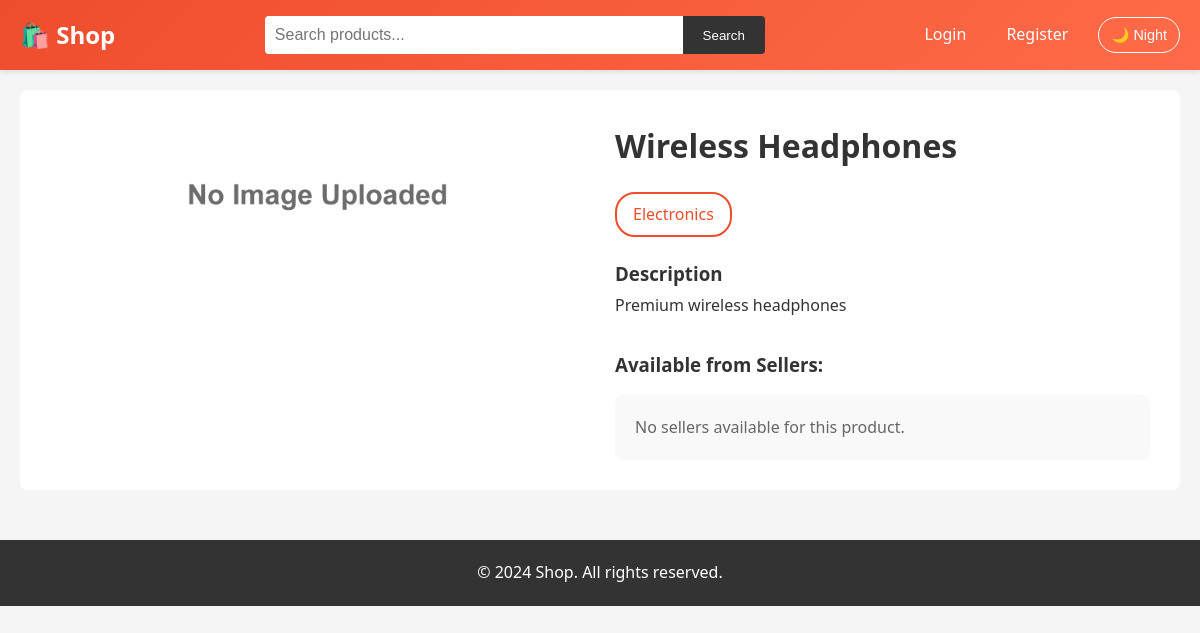
/product.php?id=2, run on the app's committed database.
### tables this page shows
CREATE TABLE IF NOT EXISTS products (
    id INT AUTO_INCREMENT PRIMARY KEY,
    name VARCHAR(200) NOT NULL,
    description TEXT,
    price DECIMAL(10, 2) NOT NULL,
    stock INT DEFAULT 0,
    image VARCHAR(255),
    created_at TIMESTAMP DEFAULT CURRENT_TIMESTAMP
);

CREATE TABLE IF NOT EXISTS categories (
    id INT AUTO_INCREMENT PRIMARY KEY,
    name VARCHAR(100) NOT NULL,
    description TEXT,
    created_at TIMESTAMP DEFAULT CURRENT_TIMESTAMP
);

### includes/functions.php (called while the page is built, shortened)
<?php
function getProductSellers($product_id) {
    $conn = getDB();
    $stmt = $conn->prepare("SELECT ps.*, u.username, u.full_name
                            FROM product_sellers ps
                            INNER JOIN users u ON ps.seller_id = u.id
                            WHERE ps.product_id = ?
                            ORDER BY ps.seller_price ASC");
    $stmt->bind_param("i", $product_id);
    $stmt->execute();
    return $stmt->get_result();
}
?>

### product.php (the view, shortened to what this page needs)
<?php
require_once 'includes/functions.php';
$product_id = (int)$_GET['id'];
$conn = getDB();
$stmt = $conn->prepare("SELECT * FROM products WHERE id = ?");
$stmt->bind_param("i", $product_id);
$stmt->execute();
$product = $stmt->get_result()->fetch_assoc();
$product_sellers = getProductSellers($product_id);
$stmt = $conn->prepare("SELECT c.name FROM categories c
                        INNER JOIN product_categories pc ON c.id = pc.category_id
                        WHERE pc.product_id = ?");
$stmt->bind_param("i", $product_id);
$stmt->execute();
$product_categories = $stmt->get_result();
include 'includes/header.php';
?>
<div class="product-detail">
    <div>
        <img src="<?php echo $product['image'] ? htmlspecialchars($product['image']) : 'images/not_found.jpg'; ?>"
             alt="<?php echo htmlspecialchars($product['name']); ?>"
             class="product-detail-image"
             onerror="this.src='images/not_found.jpg'">
    </div>
    <div class="product-detail-info">
        <h1><?php echo htmlspecialchars($product['name']); ?></h1>
        <div class="categories" style="margin: 15px 0;">
            <?php while ($cat = $product_categories->fetch_assoc()): ?>
                <span class="category-btn"><?php echo htmlspecialchars($cat['name']); ?></span>
            <?php endwhile; ?>
        </div>
        <div class="product-description">
            <h3>Description</h3>
            <p><?php echo nl2br(htmlspecialchars($product['description'])); ?></p>
        </div>
        <h3 style="margin-top: 30px; margin-bottom: 15px;">Available from Sellers:</h3>
        <?php if ($product_sellers->num_rows > 0): ?>
            <div style="display: grid; gap: 15px;">
                <?php while ($seller_info = $product_sellers->fetch_assoc()): ?>
                    <div style="background: #f9f9f9; padding: 15px; border-radius: 8px; border: 1px solid #ddd;">
                        <div style="display: flex; justify-content: space-between; align-items: center; flex-wrap: wrap; gap: 10px;">
                            <div>
                                <strong><?php echo htmlspecialchars($seller_info['full_name']); ?></strong>
                                <p style="margin: 5px 0; color: #666;">@<?php echo htmlspecialchars($seller_info['username']); ?></p>
                            </div>
                            <div style="text-align: right;">
                                <div style="font-size: 1.3rem; font-weight: bold; color: #ee4d2d;">
                                    <?php echo formatPrice($seller_info['seller_price'] ?? $product['price']); ?>
                                </div>
                                <div style="color: #666; font-size: 0.9rem;">
                                    Stock: <?php echo $seller_info['seller_stock'] ?? $seller_info['stock'] ?? 0; ?>
                                </div>
                            </div>
                        </div>
                        <?php if (isLoggedIn() && ($seller_info['seller_stock'] ?? 0) > 0): ?>
                            <form action="api/add_to_cart.php" method="POST" style="margin-top: 10px;">
                                <input type="hidden" name="product_id" value="<?php echo $product['id']; ?>">
                                <input type="hidden" name="seller_id" value="<?php echo $seller_info['seller_id']; ?>">
                                <div style="display: flex; gap: 10px; align-items: center;">
                                    <label>Quantity:</label>
                                    <input type="number" name="quantity" value="1"
                                           min="1" max="<?php echo $seller_info['seller_stock'] ?? 0; ?>"
                                           style="width: 80px; padding: 5px;">
                                    <button type="submit" class="btn btn-primary">Add to Cart</button>
                                </div>
                            </form>
                        <?php elseif (!isLoggedIn()): ?>
                            <a href="login.php" class="btn btn-secondary" style="margin-top: 10px;">Login to Buy</a>
                        <?php else: ?>
                            <p style="color: red; margin-top: 10px;">Out of Stock</p>
                        <?php endif; ?>
                    </div>
                <?php endwhile; ?>
            </div>
        <?php else: ?>
            <p style="color: #666; padding: 20px; background: #f9f9f9; border-radius: 8px;">
                No sellers available for this product.
            </p>
        <?php endif; ?>
    </div>
</div>
<?php include 'includes/footer.php'; ?>

### css/style.css (style rules this page uses)
* { margin: 0; padding: 0; box-sizing: border-box; }
body { font-family: "Segoe UI", Tahoma, Geneva, Verdana, sans-serif; line-height: 1.6; color: #333; background-color: #f5f5f5; }
.categories { display: flex; gap: 10px; margin: 20px 0; flex-wrap: wrap; }
.category-btn { padding: 8px 16px; background: white; border: 2px solid #ee4d2d; color: #ee4d2d; border-radius: 20px; text-decoration: none; transition: all 0.3s; }
.product-detail { display: grid; grid-template-columns: 1fr 1fr; gap: 30px; background: white; padding: 30px; border-radius: 8px; margin: 20px 0; }
.product-detail-image { width: 100%; border-radius: 8px; }
.product-detail-info h1 { margin-bottom: 20px; color: #333; }
.product-description { margin: 20px 0; line-height: 1.8; }

### data on the page
products: name "Wireless Headphones", description "Premium wireless headphones"
categories: name "Electronics"
